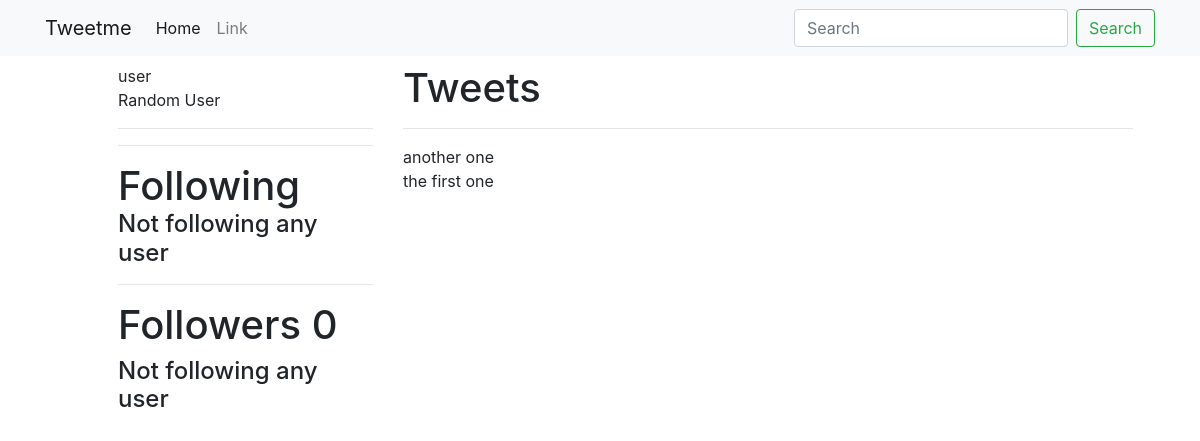
The page /user/ on the database as committed earlier.
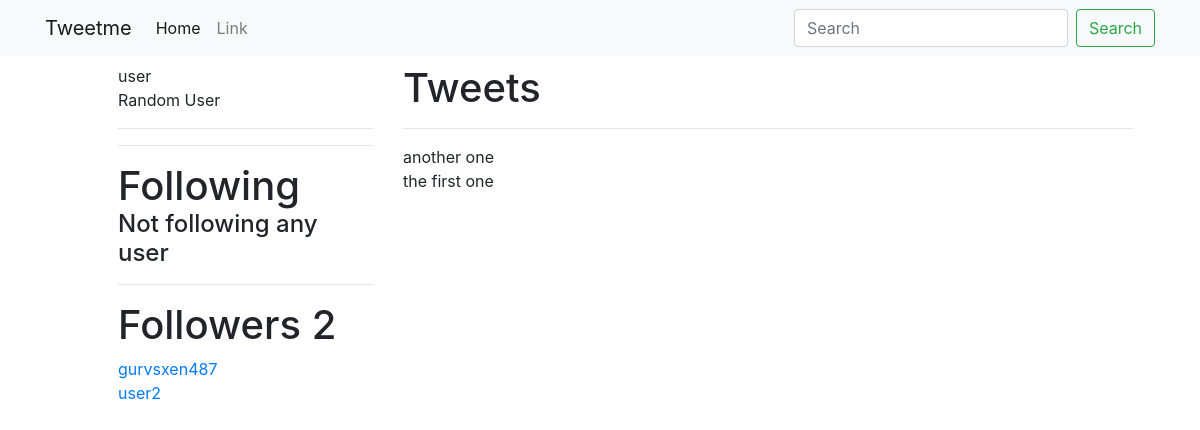
The same page on the database as committed later.
### tweets/models.py (models this page shows, shortened)
class Tweet (models.Model):
	user		= models.ForeignKey(settings.AUTH_USER_MODEL)
	content 	= models.CharField(max_length=140, validators= [validate_content])
	updated 	= models.DateTimeField(auto_now=True)
	timestamp 	= models.DateTimeField(auto_now_add=True)
	def __str__(self):
		return str(self.content)
	class Meta:
		ordering = ['-timestamp']

### accounts/models.py (models this page shows, shortened)
class UserProfile(models.Model):
	user      = models.OneToOneField(settings.AUTH_USER_MODEL, related_name='profile') # user.profile
	following = models.ManyToManyField(settings.AUTH_USER_MODEL, blank=True, related_name='followed_by')

### accounts/views.py (the view)
# urls.py: url(r'^(?P<username>[\w.@+-]+)/$', UserDetailView.as_view(), name='detail'),
class UserDetailView(DetailView):
	template_name = 'accounts/user_detail.html'
	queryset = User.objects.all()
	def get_object(self):
		return get_object_or_404(User, username__iexact=self.kwargs.get("username") )

### accounts/templates/accounts/user_detail.html (shortened to what this page needs)
{% extends 'base.html' %}
{% block body %}
<div class="container m-2">
	<div class="row">
		<div class="offset-1 col-3">
			{{ object.username }}<br>
			{{ object.first_name }}
			{{ object.last_name }}
			<hr>
			<hr>
			<h1 style="display:inline">Following</h1>
			{% for user in object.profile.following.all %}
			 <a href="/{{ user.username }}"> {{ user.username }} </a> <br>
			{% empty %}
				<h4>Not following any user</h4>
			{% endfor %}
			<hr>
			<h1>Followers  {{ object.followed_by.count }}</h1>
			{% for profile in object.followed_by.all %}
			<a href="/{{ profile.user.username }}"> {{ profile.user.username }} </a> <br>
			{% empty %}
				<h4>Not following any user</h4>
			{% endfor %}
		</div>
		<div class=" col-8">
			<h1>Tweets</h1>
			<hr>
			{% for tweet in object.tweet_set.all %}
			{{ tweet }} <br>
			{% endfor %}
		</div>
	</div>
</div>
{% endblock body %}

### templates/base.html (shortened to what this page needs)
{% load static %}
<!DOCTYPE html>
<html>
<head>
	<link rel="stylesheet" type="text/css" href="{% static 'css/bootstrap.min.css' %}">
</head>
<body>
<nav class="navbar navbar-expand-lg navbar-light bg-light">
  <div class="container">
  <a class="navbar-brand" href="{% url 'home' %}">Tweetme</a>
  <div class="collapse navbar-collapse" id="navbarSupportedContent">
    <ul class="navbar-nav mr-auto">
      <li class="nav-item active">
        <a class="nav-link" href="#">Home <span class="sr-only">(current)</span></a>
      </li>
      <li class="nav-item">
        <a class="nav-link" href="#">Link</a>
      </li>
    </ul>
    {% include 'tweets/tweet_search_form.html' %}
    </div>
</nav>
{% block body %}
{% endblock body %}
</body>
</html>

### tweets/templates/tweets/tweet_search_form.html
<form id="nav-search-form" class="form-inline my-2 my-lg-0" method="GET" action="{% url 'tweet:list' %}">
	<input class="form-control mr-sm-2" type="text" name="q" placeholder='Search' value="{{request.GET.q}}">
	<button class="btn btn-outline-success my-2 my-sm-0" type="submit">Search</button>
</form>

### templates/base.html (style rules this page uses)
body { max-width: 100% }

Rows that differ between the two databases and show on the page:
added UserProfile: user.username "gurvsxen487"
added UserProfile: user.username "user2"
Other text that changed with them:
{{ object.followed_by.count }}: "0" → "2"
text no longer shown: "Not following any user"
